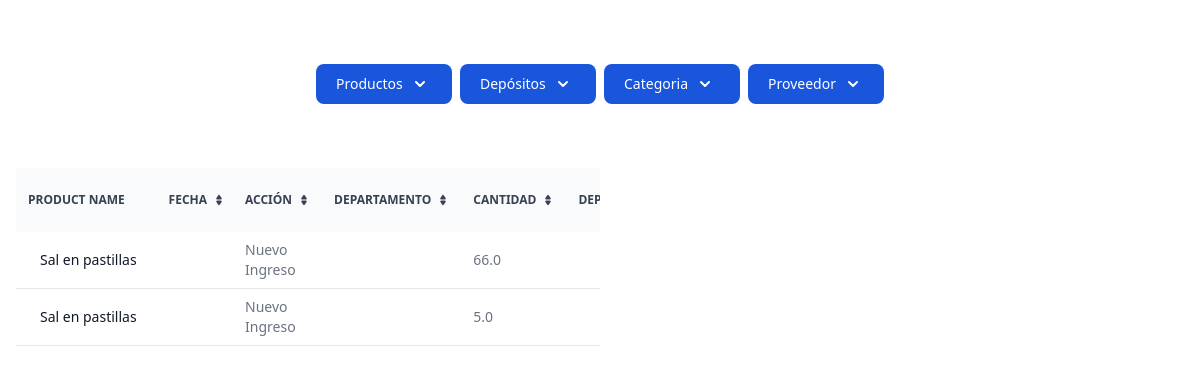
/historical-movements/1, run on an earlier commit of the app's database.
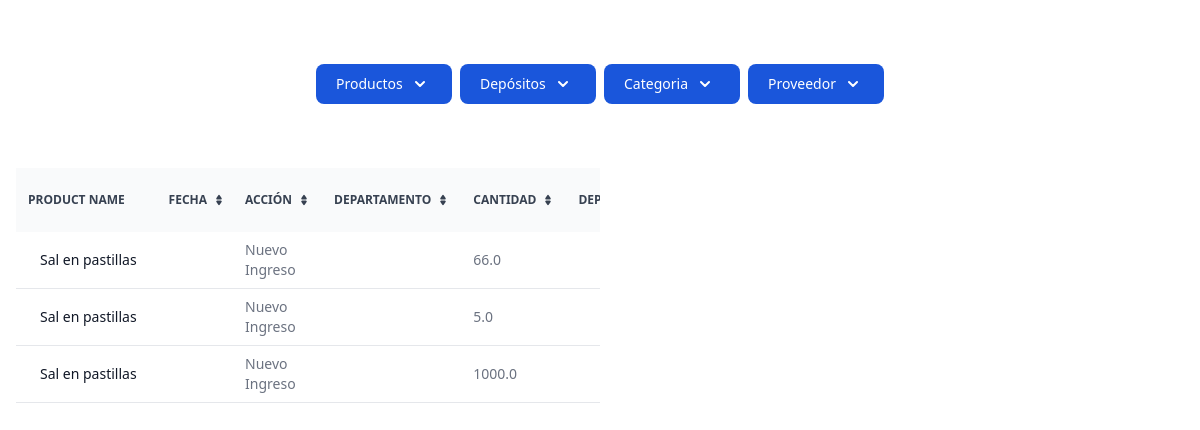
And on a later commit of the database.
### filsa/models.py (models this page shows)
class StockMovements(models.Model):
    MOVEMENT = [('Inbound','Inbound'),
                ('Outbound', 'Outbound')]
    product = models.ForeignKey(Product, on_delete=models.CASCADE,  verbose_name=u"Nombre de Producto")
    task = models.ForeignKey(Tasks, on_delete=models.CASCADE,  blank=True, null=True )
    actionType = models.CharField(max_length=20,  default='Inbound')
    cantidad = models.FloatField(default=0)
    cantidadNeta = models.FloatField(default=0)
    cantidadEntregada = models.FloatField(default=0)
    image = models.ImageField(upload_to='images/', null=True, blank=True)

class Product(models.Model):
    CATEGORIES = [('Tubos', 'Tubos'),
                  ('Tornillos', 'Tornillos'),
                  ('Accesorios','Accesorios'),
                  ('Maquinas','Maquinas'),
                  ('Insumos','Insumos')
                  ]
    product_id = models.AutoField(primary_key=True)
    name = models.CharField(max_length=50)
    barcode = models.BigIntegerField(verbose_name=u"Codigo de Barras")
    internalCode = models.BigIntegerField(verbose_name=u"Codigo Interno")
    quantity = models.FloatField()
    category = models.CharField(max_length=20, choices=CATEGORIES, default='Tubos')
    location = models.CharField(max_length=20)
    supplier = models.CharField(max_length=20)
    warehouse = models.ForeignKey(Warehouses, on_delete=models.CASCADE, related_name='warehouse_name')
    deltaQuantity = models.FloatField()
    stockSecurity = models.IntegerField()
    inTransit = models.BooleanField()
    def __str__(self):
        return self.name

### filsa/views.py (the view)
# urls.py: path('historical-movements/<int:product_id>', StockHistoryView.as_view(), name= "stockhistory" ) ,
class StockHistoryView(generic.ListView):
    model = StockMovements
    template_name = 'stockhistory.html'
    def get_context_data(self, **kwargs):
        print('kwargs', self.kwargs)
        product_id = self.kwargs['product_id']
        context = super(StockHistoryView, self).get_context_data(**kwargs)
        context['movements'] = StockMovements.objects.filter(product=product_id)
        return context

### filsa/templates/stockhistory.html (shortened to what the changed rows need)
{% extends '_base.html' %}
{% load static %}
{% block content %}
<div class="md:w-1/2 px-4 relative overflow-x-auto">
    <table class="text-sm text-left rtl:text-right text-gray-500 dark:text-gray-400">
        <thead class="text-xs text-gray-700 uppercase bg-gray-50 dark:bg-gray-700 dark:text-gray-400">
            <tr>
                <th scope="col" class="px-3 py-2">
                    Product name
                </th>
                <th scope="col" class="px-2 py-2">
                    <div class="flex items-center">
                        Fecha
                        <a href="#"></a>
                    </div>
                </th>
                <th scope="col" class="px-3 py-2">
                    <div class="flex items-center">
                        Acción
                        <a href="#"></a>
                    </div>
                </th>
                <th scope="col" class="px-3 py-2">
                    <div class="flex items-center">
                        Departamento
                        <a href="#"></a>
                    </div>
                </th>
                <th scope="col" class="px-3 py-2">
                    <div class="flex items-center">
                        Cantidad
                        <a href="#"></a>
                    </div>
                </th>
                <th scope="col" class="px-3 py-2">
                    <div class="flex items-center">
                        Depósito
                    </div>
                </th>
            </tr>
        </thead>
        <tbody>
            {% for movement in movements %}
            <tr class="bg-white border-b dark:bg-gray-800 dark:border-gray-700">
                <th scope="row" class="px-6 py-4 font-medium text-gray-900 whitespace-nowrap dark:text-white">
                    {{movement.product}}
                </th>
                <td class="px-3 py-2">
                </td>
                <td class="px-3 py-2">
                    {{movement.actionType}}
                </td>
                <td class="px-3 py-2">
                </td>
                <td class="px-3 py-2">
                    {{movement.cantidad}}
                </td>
                <td class="px-3 py-2">
                </td>
            </tr>
            {% endfor %}
        </tbody>
    </table>
</div>
  {% endblock content %}

What changed in the data, as far as the page shows it:
added StockMovements: product "Sal en pastillas", actionType "Nuevo Ingreso", cantidad "1000.0"
